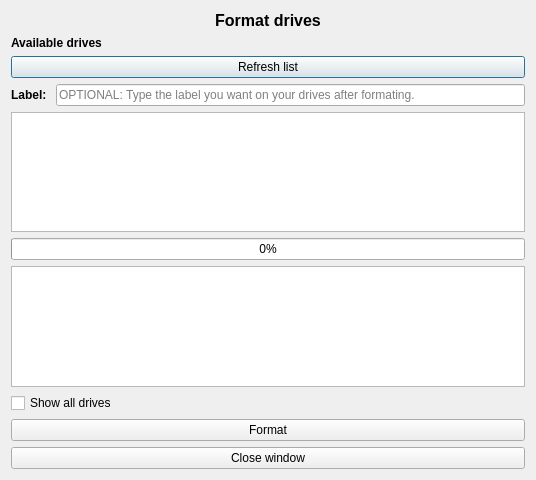
<?xml version="1.0" encoding="UTF-8"?>
<ui version="4.0">
 <class>FormatDrivesDialog</class>
 <widget class="QDialog" name="FormatDrivesDialog">
  <property name="geometry">
   <rect>
    <x>0</x>
    <y>0</y>
    <width>536</width>
    <height>480</height>
   </rect>
  </property>
  <property name="windowTitle">
   <string>Format drives</string>
  </property>
  <layout class="QVBoxLayout" name="verticalLayout">
   <item>
    <widget class="QLabel" name="label_2">
     <property name="font">
      <font>
       <pointsize>12</pointsize>
       <weight>75</weight>
       <bold>true</bold>
      </font>
     </property>
     <property name="text">
      <string>Format drives</string>
     </property>
     <property name="alignment">
      <set>Qt::AlignCenter</set>
     </property>
    </widget>
   </item>
   <item>
    <widget class="QLabel" name="label">
     <property name="font">
      <font>
       <weight>75</weight>
       <bold>true</bold>
      </font>
     </property>
     <property name="text">
      <string>Available drives</string>
     </property>
    </widget>
   </item>
   <item>
    <widget class="QPushButton" name="refreshListButton">
     <property name="text">
      <string>Refresh list</string>
     </property>
    </widget>
   </item>
   <item>
    <layout class="QHBoxLayout" name="horizontalLayout">
     <item>
      <widget class="QLabel" name="label_3">
       <property name="font">
        <font>
         <weight>75</weight>
         <bold>true</bold>
        </font>
       </property>
       <property name="text">
        <string>Label: </string>
       </property>
      </widget>
     </item>
     <item>
      <widget class="QLineEdit" name="newLabel">
       <property name="toolTip">
        <string>Maximum label size is 9 characters.</string>
       </property>
       <property name="maxLength">
        <number>9</number>
       </property>
       <property name="placeholderText">
        <string>OPTIONAL: Type the label you want on your drives after formating.</string>
       </property>
       <property name="clearButtonEnabled">
        <bool>false</bool>
       </property>
      </widget>
     </item>
    </layout>
   </item>
   <item>
    <widget class="QListWidget" name="drivesList">
     <property name="selectionMode">
      <enum>QAbstractItemView::ExtendedSelection</enum>
     </property>
    </widget>
   </item>
   <item>
    <widget class="QProgressBar" name="progressBar">
     <property name="value">
      <number>0</number>
     </property>
    </widget>
   </item>
   <item>
    <widget class="QTextEdit" name="log">
     <property name="readOnly">
      <bool>true</bool>
     </property>
    </widget>
   </item>
   <item>
    <layout class="QGridLayout" name="gridLayout">
     <item row="0" column="0">
      <widget class="QCheckBox" name="showAllDrives">
       <property name="text">
        <string>Show all drives</string>
       </property>
      </widget>
     </item>
    </layout>
   </item>
   <item>
    <widget class="QPushButton" name="formatButton">
     <property name="text">
      <string>Format</string>
     </property>
    </widget>
   </item>
   <item>
    <widget class="QPushButton" name="closeButton">
     <property name="text">
      <string>Close window</string>
     </property>
    </widget>
   </item>
  </layout>
 </widget>
 <resources/>
 <connections/>
</ui>
